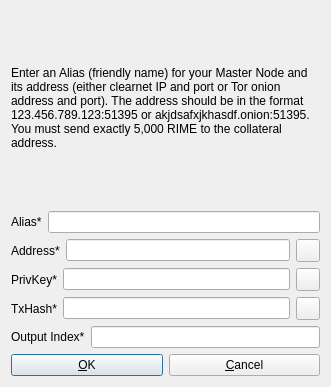
<?xml version="1.0" encoding="UTF-8"?>
<ui version="4.0">
 <class>AddEditAdrenalineNode</class>
 <widget class="QDialog" name="AddEditAdrenalineNode">
  <property name="geometry">
   <rect>
    <x>0</x>
    <y>0</y>
    <width>331</width>
    <height>387</height>
   </rect>
  </property>
  <property name="windowTitle">
   <string>Add/Edit Rime Node</string>
  </property>
  <property name="modal">
   <bool>true</bool>
  </property>
  <layout class="QVBoxLayout" name="verticalLayout">
   <item>
    <widget class="QLabel" name="label_9">
     <property name="sizePolicy">
      <sizepolicy hsizetype="Preferred" vsizetype="Expanding">
       <horstretch>0</horstretch>
       <verstretch>0</verstretch>
      </sizepolicy>
     </property>
     <property name="text">
      <string>&lt;html&gt;&lt;head/&gt;&lt;body&gt;&lt;p&gt;Enter an Alias (friendly name) for your Master Node and its address (either clearnet IP and port or Tor onion address and port). The address should be in the format 123.456.789.123:51395 or akjdsafxjkhasdf.onion:51395. You must send exactly 5,000 RIME to the collateral address.&lt;/p&gt;&lt;/body&gt;&lt;/html&gt;</string>
     </property>
     <property name="wordWrap">
      <bool>true</bool>
     </property>
    </widget>
   </item>
   <item>
    <layout class="QHBoxLayout" name="horizontalLayout_4">
     <property name="bottomMargin">
      <number>0</number>
     </property>
     <item>
      <widget class="QLabel" name="label_4">
       <property name="text">
        <string>Alias*</string>
       </property>
      </widget>
     </item>
     <item>
      <widget class="QLineEdit" name="aliasLineEdit"/>
     </item>
    </layout>
   </item>
   <item>
    <layout class="QHBoxLayout" name="horizontalLayout_5">
     <property name="bottomMargin">
      <number>0</number>
     </property>
     <item>
      <widget class="QLabel" name="label_6">
       <property name="text">
        <string>Address*</string>
       </property>
      </widget>
     </item>
     <item>
      <widget class="QLineEdit" name="addressLineEdit"/>
     </item>
     <item>
      <widget class="QToolButton" name="AddEditAddressPasteButton">
       <property name="toolTip">
        <string>Paste address from clipboard</string>
       </property>
       <property name="text">
        <string/>
       </property>
       <property name="icon">
        <iconset resource="../bitcoin.qrc">
         <normaloff>:/icons/editpaste</normaloff>:/icons/editpaste</iconset>
       </property>
       <property name="shortcut">
        <string>Alt+P</string>
       </property>
      </widget>
     </item>
    </layout>
   </item>
   <item>
    <layout class="QHBoxLayout" name="horizontalLayout_3">
     <property name="bottomMargin">
      <number>0</number>
     </property>
     <item>
      <widget class="QLabel" name="label_5">
       <property name="text">
        <string>PrivKey*</string>
       </property>
      </widget>
     </item>
     <item>
      <widget class="QLineEdit" name="privkeyLineEdit"/>
     </item>
     <item>
      <widget class="QToolButton" name="AddEditPrivkeyPasteButton">
       <property name="toolTip">
        <string>Paste address from clipboard</string>
       </property>
       <property name="text">
        <string/>
       </property>
       <property name="icon">
        <iconset resource="../bitcoin.qrc">
         <normaloff>:/icons/editpaste</normaloff>:/icons/editpaste</iconset>
       </property>
       <property name="shortcut">
        <string>Alt+P</string>
       </property>
      </widget>
     </item>
    </layout>
   </item>
   <item>
    <layout class="QHBoxLayout" name="horizontalLayout_2">
     <property name="bottomMargin">
      <number>0</number>
     </property>
     <item>
      <widget class="QLabel" name="label_2">
       <property name="text">
        <string>TxHash*</string>
       </property>
      </widget>
     </item>
     <item>
      <widget class="QLineEdit" name="txhashLineEdit"/>
     </item>
     <item>
      <widget class="QToolButton" name="AddEditTxhashPasteButton">
       <property name="toolTip">
        <string>Paste address from clipboard</string>
       </property>
       <property name="text">
        <string/>
       </property>
       <property name="icon">
        <iconset resource="../bitcoin.qrc">
         <normaloff>:/icons/editpaste</normaloff>:/icons/editpaste</iconset>
       </property>
       <property name="shortcut">
        <string>Alt+P</string>
       </property>
      </widget>
     </item>
    </layout>
   </item>
   <item>
    <layout class="QHBoxLayout" name="horizontalLayout_8">
     <property name="bottomMargin">
      <number>0</number>
     </property>
     <item>
      <widget class="QLabel" name="label_8">
       <property name="text">
        <string>Output Index*</string>
       </property>
      </widget>
     </item>
     <item>
      <widget class="QLineEdit" name="outputindexLineEdit"/>
     </item>
    </layout>
   </item>
   <item>
    <layout class="QHBoxLayout" name="horizontalLayout_Buttons">
     <item>
      <widget class="QPushButton" name="okButton">
       <property name="text">
        <string>&amp;OK</string>
       </property>
      </widget>
     </item>
     <item>
      <widget class="QPushButton" name="cancelButton">
       <property name="text">
        <string>&amp;Cancel</string>
       </property>
       <property name="autoDefault">
        <bool>false</bool>
       </property>
      </widget>
     </item>
    </layout>
   </item>
  </layout>
 </widget>
 <resources>
  <include location="../bitcoin.qrc"/>
 </resources>
 <connections/>
</ui>
